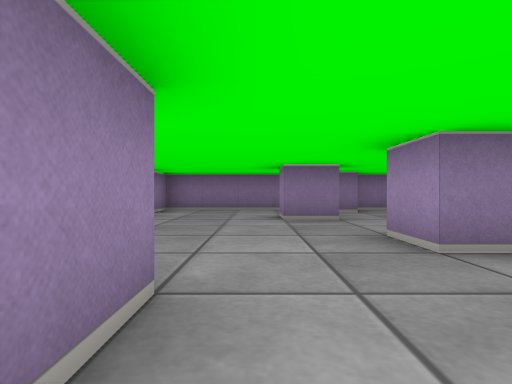
[1] (above)

16 first-person views from a walk through a cub3D ray-caster map. The camera is about half as high as the walls, looks level and sees 80° across. The floor is counted in squares. Each view is taken from the middle of a square. On the plan, view 1 faces up. The plan holds only what a view shows up to about 9 squares ahead; the rest is blank.

[2]
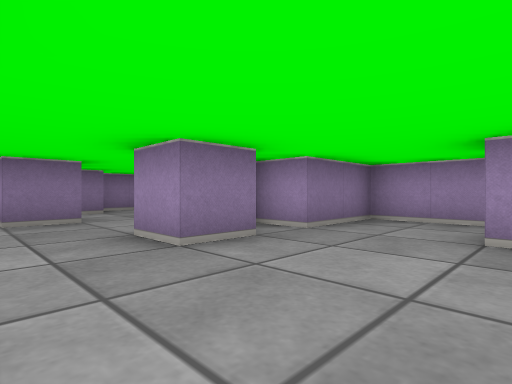

[3]
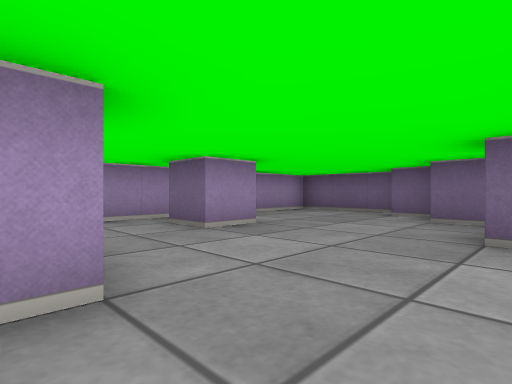

[4]
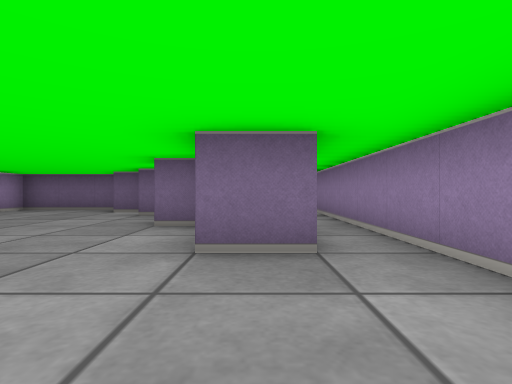

[5]
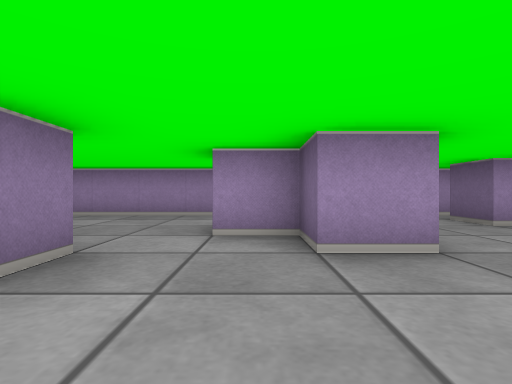

[6]
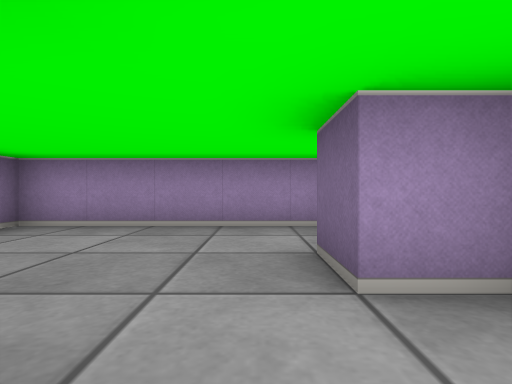

[7]
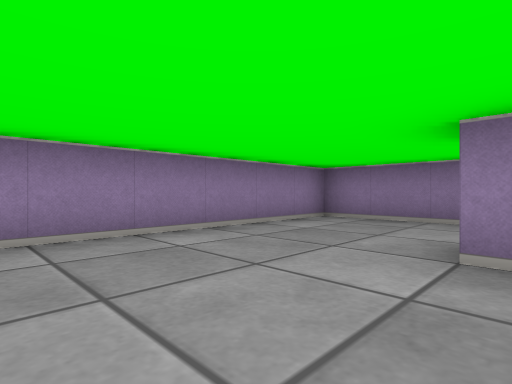

[8]
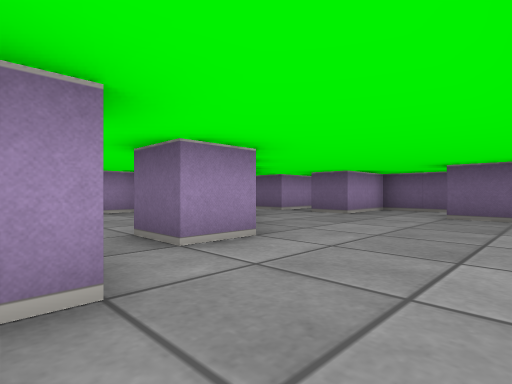

[9]
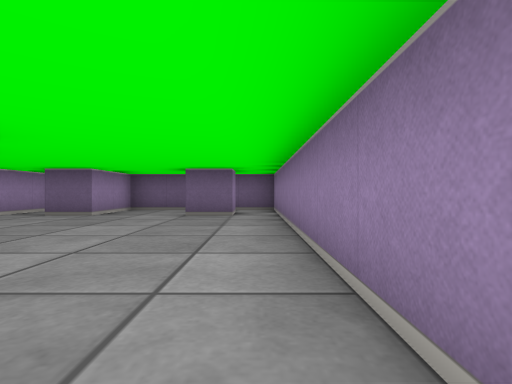

[10]
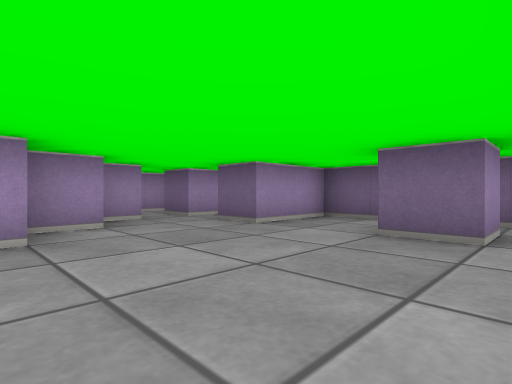

[11]
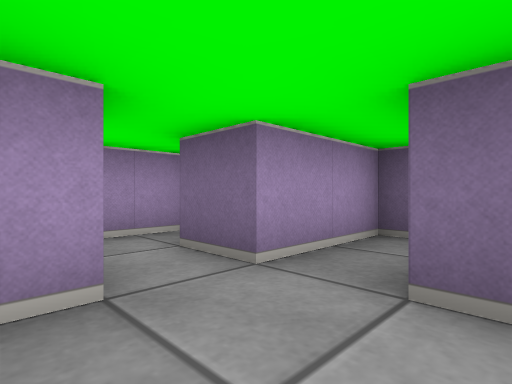

[12]
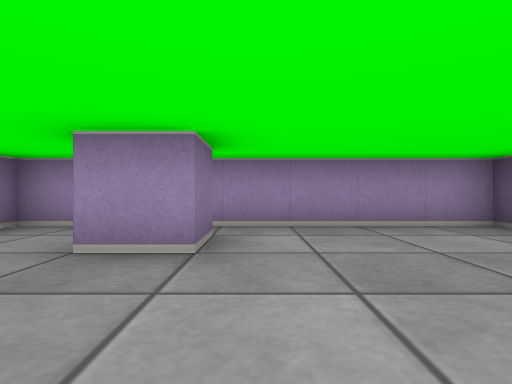

[13]
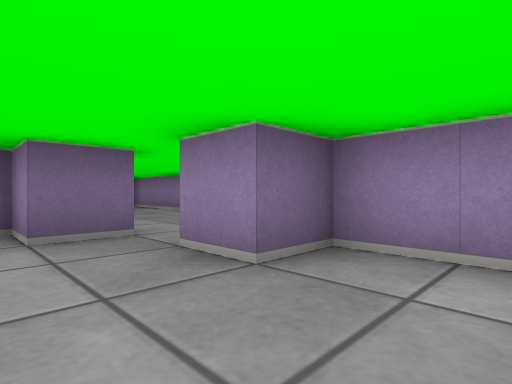

[14]
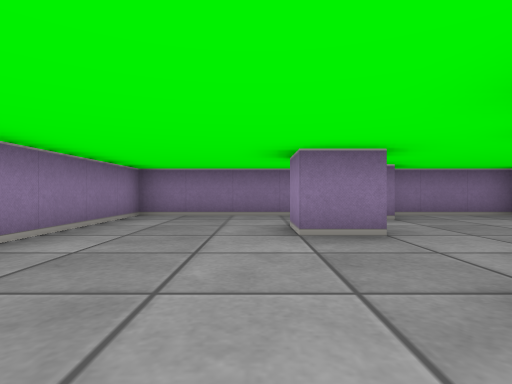

[15]
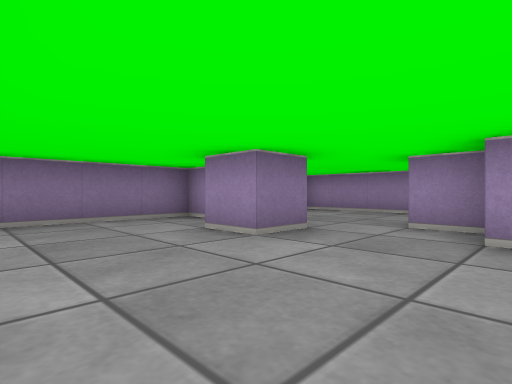

[16]
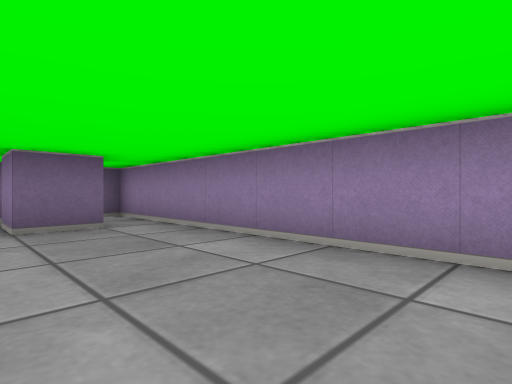

### Floor plan
Points are (right, up) in squares from view 1. A wall is a line through its corners. A room is listed if a view was taken in it or the views show most of it. See-through windows are left out.
Room 1 (views 1, 2, 12, 13)
walls: (4.5, -0.5) (3.5, -0.5) (3.5, 0.5) (4.5, 0.5); (0.5, -2.5) (1.5, -2.5) (1.5, -3.5) (2.5, -3.5); (2.9, -4.5) (5.5, -4.5) (5.5, 2.5) (3.5, 2.5); (2.5, 2.5) (1.5, 2.5); (-0.5, 1.5) (-0.5, -0.5) (0.5, -0.5) (0.5, -1.5)
ways out: opening at (0.5, 1.5) to room 2; opening at (0, -2) to room 3
Room 2 (views 3, 4, 5, 6, 7, 8, 9, 14, 15)
walls: (1.6, 5.5) (0.5, 5.5) (0.5, 6.5); (1.5, 2.5) (1.5, 3.5) (2.5, 3.5) (2.5, 4.5) (3.5, 4.5); (2.5, 7.5) (2, 7.5); (1.5, 7.9) (1.5, 8.5) (-2.5, 8.5) (-2.5, -1.5); (-1.5, 1.5) (-0.5, 1.5); (5.5, 4) (5.5, 8.5) (2.8, 8.5)
ways out: opening at (0.5, 1.5) to room 1; opening at (-2, -1) to room 3
Room 3 (views 10, 16)
walls: (-1.5, -8.5) (-1.5, -7.5) (-0.5, -7.5) (-0.5, -8.5); (0.5, -3.5) (0.5, -2.5); (2.5, -5.5) (2.5, -4.6); (-2.5, -1.5) (-2.5, -9.5) (1.5, -9.5) (1.5, -7.5)
ways out: opening at (0, -2) to room 1; opening at (-2, -1) to room 2; opening at (2, -6.5) to room 4
Room 4 (view 11)
walls: (3.5, -6.5) (3.5, -5.8); (1.5, -7.5) (2.5, -7.5); (3.5, -9.5) (3.5, -7.5)
ways out: opening at (2, -6.5) to room 3; opening at (4, -7)

Where each view was taken, in squares from view 1:
view 1: 0 up, 0 right, facing up
view 2: 0 up, 0 right, facing up-right
view 3: 3 up, 0 right, facing down-right
view 4: 4 up, 1 left, facing down
view 5: 4 up, 1 left, facing right
view 6: 5 up, 1 right, facing right
view 7: 3 up, 1 right, facing up-left
view 8: 1 down, 2 left, facing down-right
view 9: 1 down, 2 left, facing down
view 10: 4 down, 2 left, facing down-right
view 11: 6 down, 2 right, facing down-right
view 12: 1 down, 1 right, facing right
view 13: 1 up, 2 right, facing down-left
view 14: 2 up, 0 right, facing up
view 15: 3 up, 2 left, facing up-right
view 16: 3 down, 0 right, facing down-left
